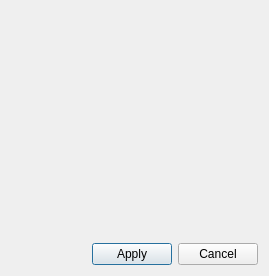
<?xml version="1.0" encoding="UTF-8"?>
<ui version="4.0">
 <class>MeasureSelectDialog</class>
 <widget class="QDialog" name="MeasureSelectDialog">
  <property name="geometry">
   <rect>
    <x>0</x>
    <y>0</y>
    <width>269</width>
    <height>276</height>
   </rect>
  </property>
  <property name="windowTitle">
   <string>Metric</string>
  </property>
  <layout class="QVBoxLayout" name="verticalLayout">
   <item>
    <widget class="QScrollArea" name="scrollArea">
     <property name="frameShape">
      <enum>QFrame::NoFrame</enum>
     </property>
     <property name="widgetResizable">
      <bool>true</bool>
     </property>
     <widget class="QWidget" name="scrollAreaWidgetContents">
      <property name="geometry">
       <rect>
        <x>0</x>
        <y>0</y>
        <width>251</width>
        <height>227</height>
       </rect>
      </property>
      <layout class="QVBoxLayout" name="ScrollLayout">
       <property name="leftMargin">
        <number>1</number>
       </property>
       <property name="topMargin">
        <number>1</number>
       </property>
       <property name="rightMargin">
        <number>1</number>
       </property>
       <property name="bottomMargin">
        <number>1</number>
       </property>
      </layout>
     </widget>
    </widget>
   </item>
   <item>
    <layout class="QHBoxLayout" name="horizontalLayout">
     <item>
      <spacer name="horizontalSpacer">
       <property name="orientation">
        <enum>Qt::Horizontal</enum>
       </property>
       <property name="sizeHint" stdset="0">
        <size>
         <width>40</width>
         <height>20</height>
        </size>
       </property>
      </spacer>
     </item>
     <item>
      <widget class="QPushButton" name="pushApply">
       <property name="text">
        <string>Apply</string>
       </property>
      </widget>
     </item>
     <item>
      <widget class="QPushButton" name="pushCancel">
       <property name="text">
        <string>Cancel</string>
       </property>
      </widget>
     </item>
    </layout>
   </item>
  </layout>
 </widget>
 <tabstops>
  <tabstop>scrollArea</tabstop>
  <tabstop>pushApply</tabstop>
  <tabstop>pushCancel</tabstop>
 </tabstops>
 <resources/>
 <connections>
  <connection>
   <sender>pushCancel</sender>
   <signal>clicked()</signal>
   <receiver>MeasureSelectDialog</receiver>
   <slot>close()</slot>
   <hints>
    <hint type="sourcelabel">
     <x>140</x>
     <y>254</y>
    </hint>
    <hint type="destinationlabel">
     <x>134</x>
     <y>137</y>
    </hint>
   </hints>
  </connection>
 </connections>
</ui>
